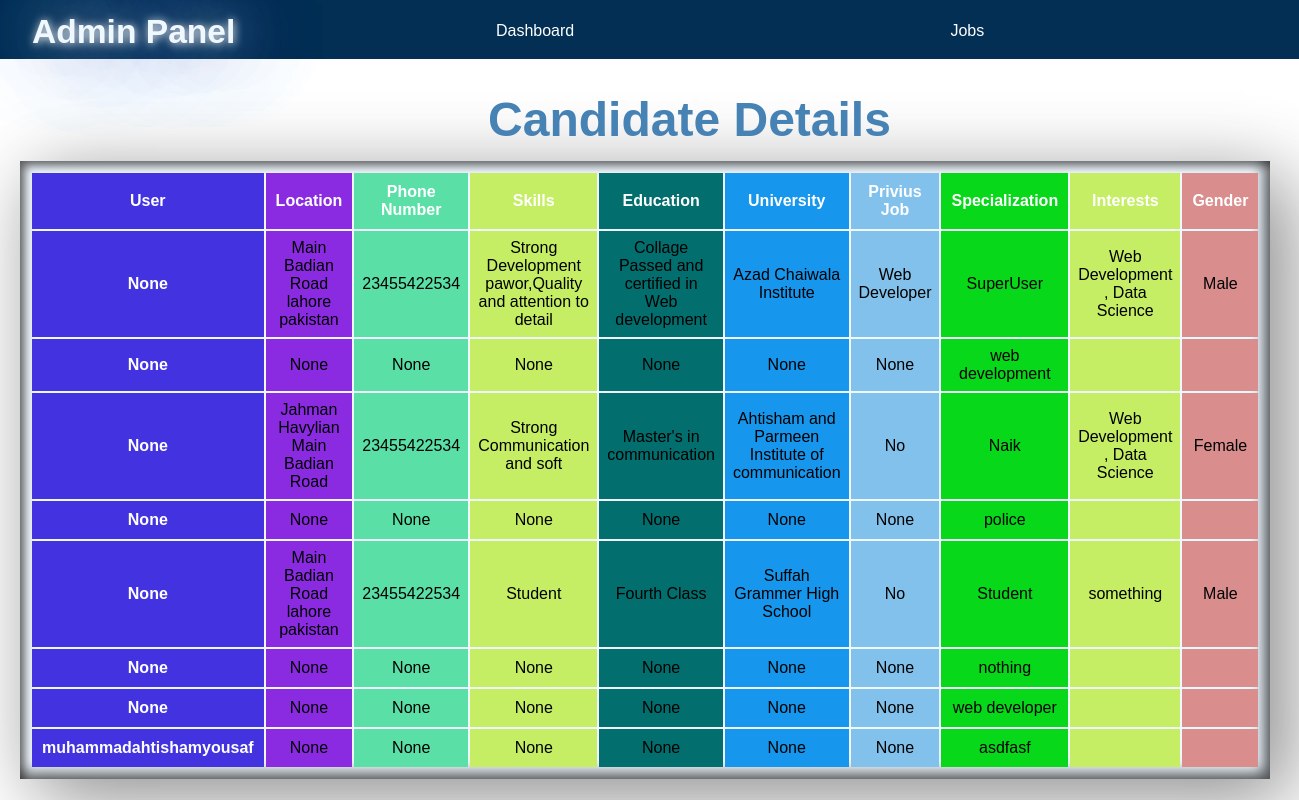
The page /AdminPanel/Candidate_details/ on the database as committed earlier.
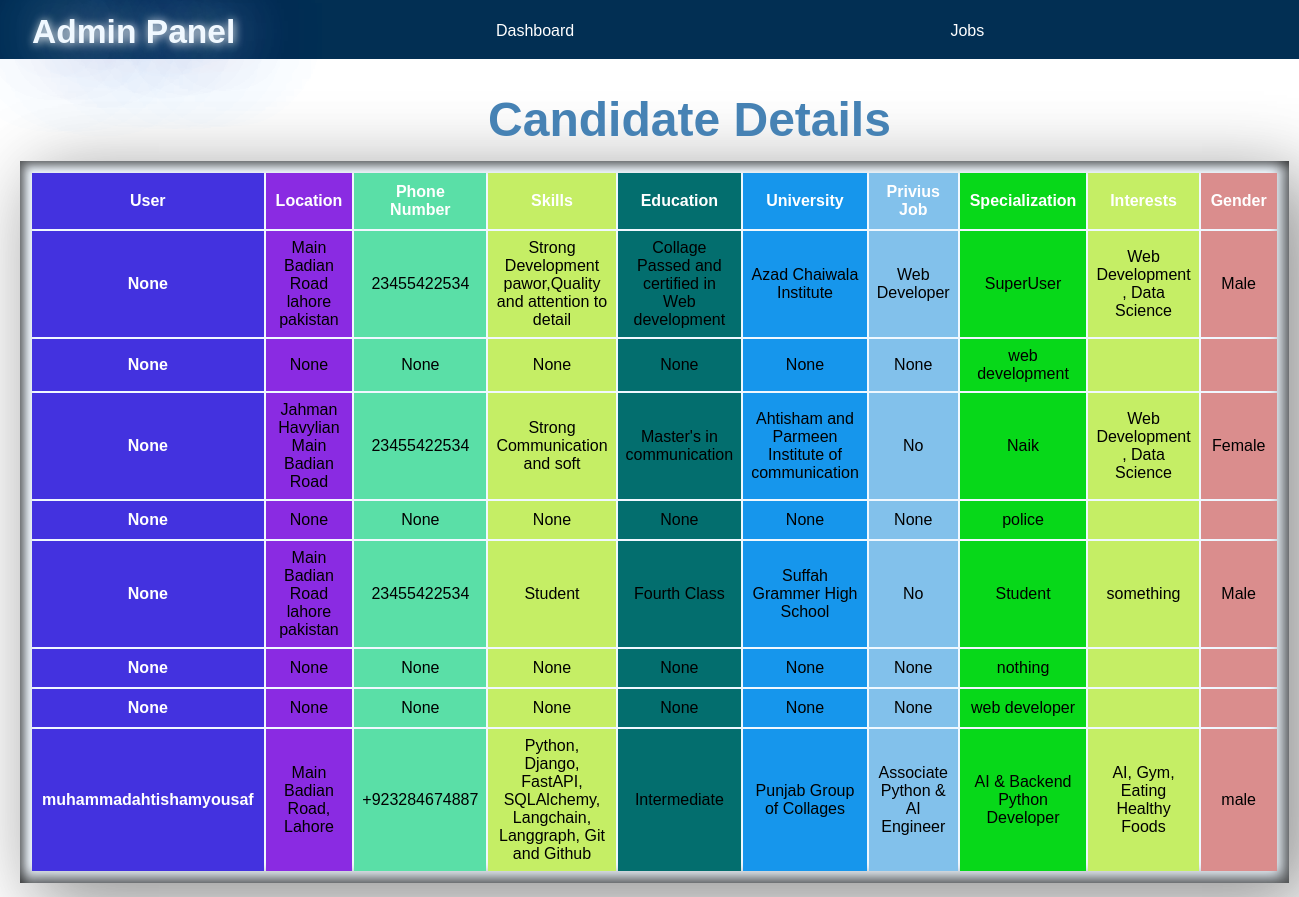
The same page on the database as committed later.
### app/models.py (models this page shows, shortened)
class UserDetails(models.Model):
    GENDER_CHOICES = [
        ('male', 'Male'),
        ('female', 'Female'),
        ('other', 'Other'),
        ('prefer_not_to_say', 'Prefer not to say'),
    ]
    USER_TYPE_CHOICES = [
        (0, 'Candidate'),
        (1, 'Employer'),
    ]
    location = models.CharField(max_length=255, blank=True, null=True)
    mobile_no = models.CharField(max_length=255, blank=True, null=True)
    about_me = models.TextField(blank=True, null=True)
    skills = models.CharField(max_length=200, blank=True, null=True)
    education = models.CharField(max_length=255, blank=True, null=True)
    profile_img = models.ImageField(blank=True, null=True, upload_to='user_profiles/')
    university = models.CharField(max_length=66, blank=True, null=True)
    priveus_job = models.CharField(max_length=70, blank=True, null=True)
    specialization = models.CharField(max_length=200, blank=True, null=True)
    interests = models.CharField(max_length=200, blank=True, null=True)
    gender = models.CharField(max_length=20, choices=GENDER_CHOICES, blank=True, null=True)
    user = models.OneToOneField(settings.AUTH_USER_MODEL, on_delete=models.CASCADE, null=True, blank=True)
    type = models.IntegerField(choices=USER_TYPE_CHOICES, default=0)

### app/views.py (the view)
def Candidate_details(request):
   user_details=UserDetails.objects.all()
   return render (request,'ForAdmin/CandidateDetails.html',{'user_details':user_details})

### app/context_processors.py (called while the page is built, shortened)
def navbar_user(request):
    if not request.user.is_authenticated:
        return {}

### app/templates/ForAdmin/CandidateDetails.html (shortened to what this page needs)
{% extends "ForAdmin/Admin.html" %}
   {% block 'content' %}
     <h1 class="heading1">Candidate Details</h1>
    <table >
        <colgroup>
            <col style="background-color: rgb(67, 50, 223); color:white;">
            <col style="background-color: blueviolet;">
            <col style="background-color: rgb(90, 223, 167);">
            <col style="background-color: rgb(197, 238, 101);">
            <col style="background-color: rgb(3, 110, 110);">
            <col style="background-color: rgb(22, 150, 236);">
            <col style="background-color: rgb(130, 193, 235);">
            <col style="background-color: rgb(7, 216, 25);">
            <col style="background-color: rgb(197, 238, 101);">
            <col style="background-color: rgb(218, 141, 141);">
        </colgroup>
         <thead>
        <tr align="center">
            <th  class="col">User</th>
            <th class="col">Location</th>
            <th class="col">Phone Number</th>
            <th class="col">Skills</th>
            <th class="col">Education</th>
            <th class="col">University</th>
            <th class="col">Privius Job</th>
            <th class="col">Specialization</th>
            <th class="col">Interests</th>
            <th class="col">Gender</th>
        </tr>
        </thead>
        <tbody>
          {% for user in user_details %}
                <tr align="center">
                   <th > {{ user.user }} </th>
                    <td>{{ user.location }}</td>
                    <td>{{ user.mobile_no }}</td>
                    <td>{{ user.skills }}</td>
                    <td>{{ user.education }}</td>
                    <td>{{ user.university }}</td>
                    <td>{{ user.priveus_job }}</td>
                    <td>{{ user.specialization }}</td>
                    <td>{{ user.interests }}</td>
                    <td>{{ user.gender }}</td>
                </tr>
            {% endfor %}
        </tbody>
    </table>
{% endblock  %}

### app/templates/ForAdmin/Admin.html (shortened to what this page needs)
<!DOCTYPE html>
    <html lang="en">
    <head>
        <link rel="stylesheet" href="https://cdnjs.cloudflare.com/ajax/libs/font-awesome/6.5.1/css/all.min.css" />
    </head>
    <body>
       {% include "ForAdmin/AdminNav.html" %}
        {% block 'content' %}{% endblock %}
    </body>
</html>

### app/templates/ForAdmin/AdminNav.html (shortened to what this page needs)
{% load static %}
 <nav class="navbar">
    <h1 class="logo"><a href="#">   Admin Panel   </a></h1>
    <div class="menu">
            <ul >
                 <li> <a href="#" > Dashboard</a>
                </li>
                     <li>     <a href="{% url 'JobPosted' %}" > Jobs </a> </li>
             </ul>
  </div>
</nav>

### app/templates/ForAdmin/CandidateDetails.html (style rules this page uses)
* { margin:0; padding:0; box-sizing: border-box; font-family: 'Nunito', sans-serif; scroll-behavior: smooth; }
body { width:100%; height:100%; background: rgb(0, 160, 35); transition: 0.3s; overflow-x: hidden; }
.heading1 { justify-content: center; text-align: center; align-items: center; display: flex; margin-left: 5rem; margin-top: 2rem; color: steelblue; font-size: 3rem; }
table { padding:10px; margin:14px 20px; color:white; width:95%; background-color: aliceblue; box-shadow: 25px 25px 75px rgba(0,0,0,0.25), 10px 10px 70px rgba(0,0,0,0.25), inset 5px 5px 10px rgba(0,0,0,0.5), inset 5px 5px 20px rgba(255,255,255,0.2), inset -5px -5px 15px rgba(0, 0, 0, 0.75); }
th { width: 100px; padding:10px; align-items: center; padding:10px; }
td { align-items: center; justify-content: space-around; padding:8px; color: black; font-size: 1rem; }
tr { margin:5px; font-size: 1rem; }
colgroup { color:white; }

### app/templates/ForAdmin/AdminNav.html (style rules this page uses)
* { margin:0; padding:0; box-sizing: border-box; font-family: 'Nunito', sans-serif; scroll-behavior: smooth; }
body { width: auto; height:100%; background: white; }
.navbar { width: 100%; height : 60px; display: flex; justify-content: space-between; position:relative; padding: 1rem 2rem; z-index: 10; background:transparent; background-color: rgb(2, 47, 83); color:white; border-bottom:1px solid white; }
.logo { margin-top: -3px; font-size: 2.1rem; }
.logo a { list-style: none; text-decoration: none; color: aliceblue; text-shadow: 1px 1px 10px white, 10px 0 60px pink ,10px 0 100px dodgerblue, 0 0 100px rgb(255, 255, 255), 10px 0 100px darkblue; }
.menu li , .menu a { margin: 0; list-style: none; text-decoration: none; color:white; }
.menu { width: 100%; max-width: 70%; min-width: 150px; margin:0; display: inline-flex; flex-direction: row; text-align: center; cursor: pointer; }
.menu ul { width: 100%; cursor: pointer; display: flex; position: relative; }
.menu ul li { font-size: 1rem; margin-top: -30px; min-width: 30px; width: 80%; display:flex ; flex-direction: column; padding: 5px; margin-top: 1px; }

Rows that differ between the two databases and show on the page:
changed UserDetails "muhammadahtishamyousaf": location "None" → "Main Badian Road, Lahore"; mobile_no "None" → "+923284674887"; skills "None" → "Python, Django, FastAPI, SQLAlchemy, Langchain, Langgraph, Git and Github"; education "None" → "Intermediate"; university "None" → "Punjab Group of Collages"; priveus_job "None" → "Associate Python & AI Engineer"; specialization "asdfasf" → "AI & Backend Python Developer"; interests (not shown) → "AI, Gym, Eating Healthy Foods"; gender (not shown) → "male"
